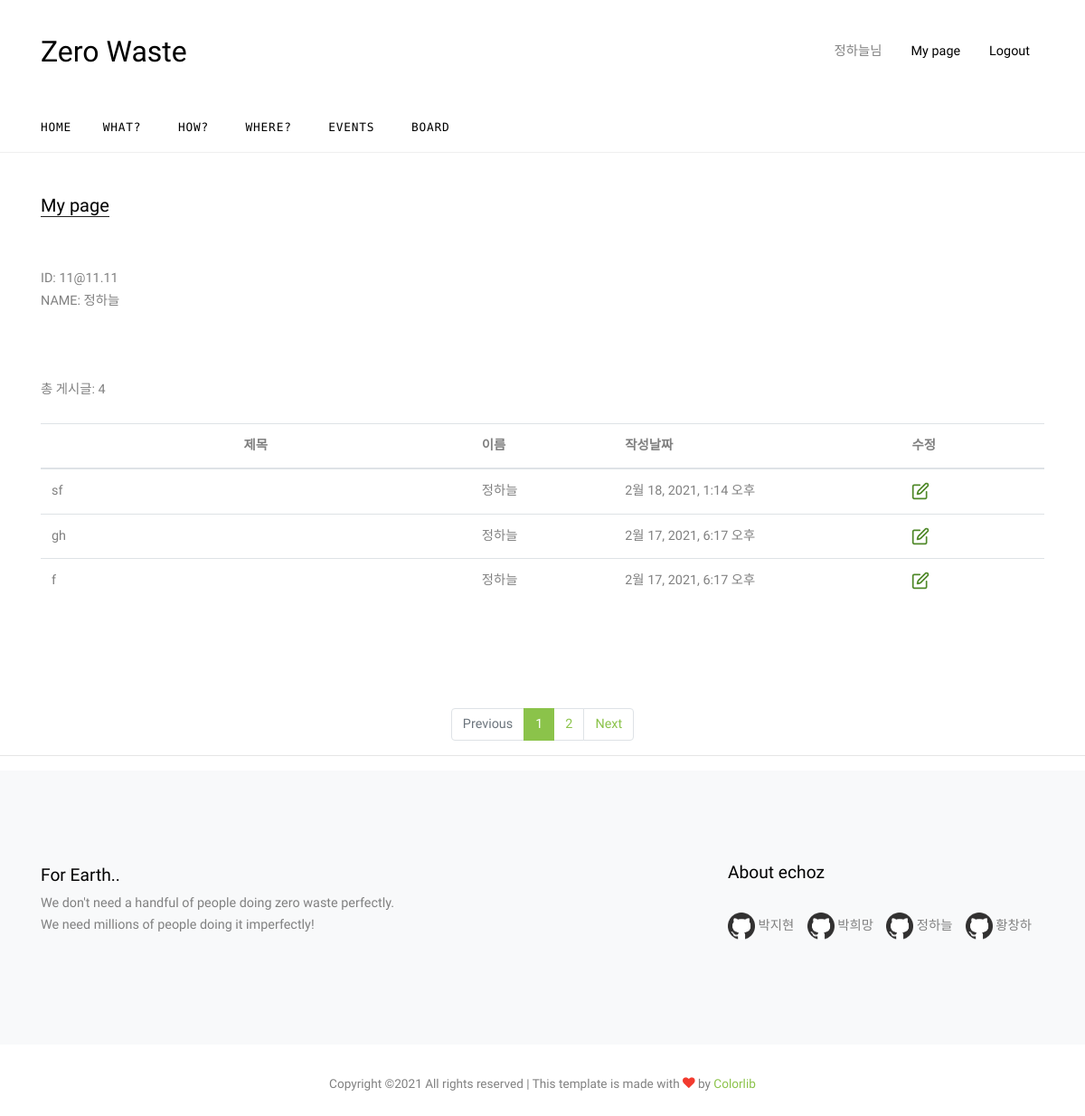
Page /echozapp/mypage/ (signed in) on the earlier database version.
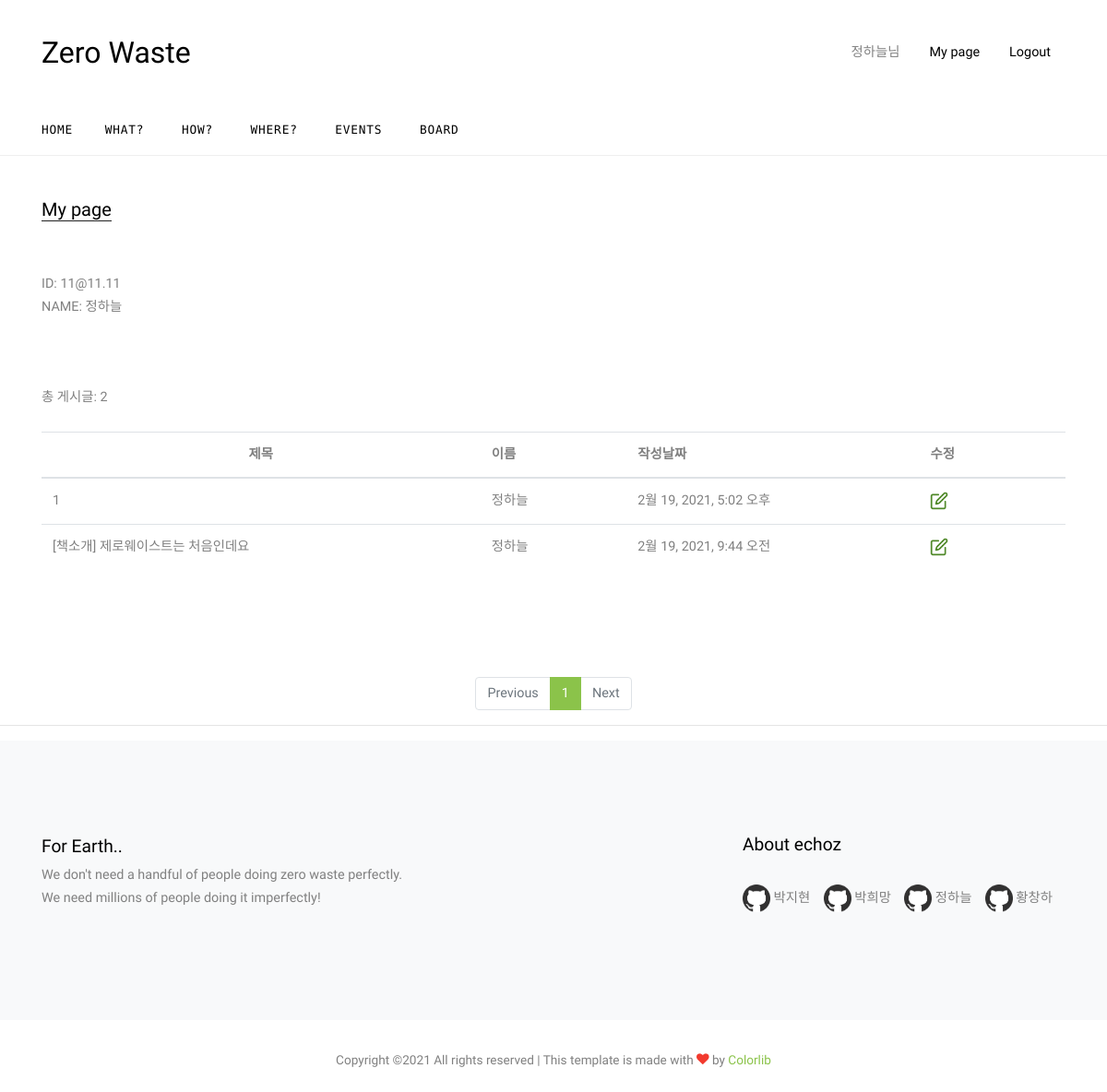
Same page on the later database version.
### echozapp/models.py (models this page shows)
class Post(models.Model):
    author = models.ForeignKey(User, on_delete=models.CASCADE)
    title = models.CharField(max_length=30)
    content = models.TextField()
    writedate = models.DateTimeField(auto_now_add=True)
    count = models.IntegerField(default=0)

### echozapp/views.py (the view)
# urls.py: path('mypage/', views.mypage, name='mypage'),
def mypage(request):
    context= None
    if request.user.is_authenticated:
        author = request.user.id
        user_post=Post.objects.filter(author_id=author)
        user_post = user_post.order_by('-writedate')
        myboardcount = user_post.count()
        page = request.GET.get('page', 1)
        paginator = Paginator(user_post , 3)
        user_postpage = paginator.get_page(page)
        context ={'loginid': request.user.username,'loginuser' : request.user.last_name+request.user.first_name, 'user_post' : user_postpage, 'myboardcount' : myboardcount, 'user_postpage' : user_postpage}
    return render(request, 'mypage.html',context)

### echozapp/templates/mypage.html (shortened to what this page needs)
{% extends 'base.html' %}
{% block content %}
    <div class="site-section">
      <div class="container">
        <div class="row">
          <div class="col-lg-12">
            <div class="section-title mb-5">
              <h2>My page</h2>
            </div>
          </div>
        </div>
        <div class="row">
          <div class="col-lg-12">
            <a>ID:  {{loginid}} </a><br>
            <a>NAME:  {{loginuser}} </a><br><br>
            <a></a><br><br>
          </div>
        </div>
          <div id='userpost' >
          <div>
                총 게시글: {{myboardcount}}
          </div>
            <br>
            <table class="table table-hover">
                <thead>
                    <tr>
                        <th style="width:30%; text-align:center;">제목</th>
                        <th style="width:10%;">이름</th>
                        <th style="width:20%;">작성날짜</th>
                        <th style="width:10%;">수정</th>
                    </tr>
                </thead>
                <tbody>
                 {% for wdata in user_post %}
                <tr>
                    <td onclick="Boardview1({{wdata.id}})"> {{wdata.title}} </td>
                    <td>{{wdata.author.last_name}}{{wdata.author.first_name}}</td>
                    <td >{{wdata.writedate}}</td>
                    {% if wdata.author.username == request.user.username%}
                        <td onclick="update({{ wdata.id }})"><img src="/static/images/edit.png" width="20" height="20"></td>
                    {% endif %}
                </tr>
                {% endfor %}
                </tbody>
            </table>
            </div>
      </div>
    </div>
      <ul class="pagination justify-content-center">
          {% if user_postpage.has_previous %}
            <li class="page-item"><a class="page-link" href="?page={{user_postpage.previous_page_number}}">Previous</a></li>
          {% else %}
            <li class="page-item disabled"><a class="page-link"  tabindex="-1" aria-disabled="true" href="#">Previous</a></li>
          {% endif %}
          {% for page_number in user_postpage.paginator.page_range %}
            {% if page_number == user_postpage.number %}
                <li class="page-item active" aria-current="page"><a class="page-link" href="?page={{page_number}}"> {{page_number}}</a></li>
            {% else %}
                <li class="page-item"><a class="page-link" href="?page={{page_number}}"> {{page_number}}</a></li>
            {% endif%}
          {% endfor %}
          {% if user_postpage.has_next %}
            <li class="page-item"><a class="page-link" href="?page={{user_postpage.next_page_number}}">Next</a></li>
          {% else%}
            <li class="page-item disabled"><a class="page-link"  tabindex="-1" aria-disabled="true" href="#">Next</a></li>
          {% endif %}
      </ul>
      <hr >
{% endblock %}

### teamproject/templates/base.html (shortened to what this page needs)
<!DOCTYPE html>
<html lang="ko">
<head>
  <link rel="stylesheet" href= "/static/fonts/icomoon/style.css">
  <link rel="stylesheet" href="/static/css/bootstrap.min.css">
  <link rel="stylesheet" href="/static/css/jquery-ui.css">
  <link rel="stylesheet" href="/static/css/owl.carousel.min.css">
  <link rel="stylesheet" href="/static/css/owl.theme.default.min.css">
  <link rel="stylesheet" href="/static/css/owl.theme.default.min.css">
  <link rel="stylesheet" href="/static/css/jquery.fancybox.min.css">
  <link rel="stylesheet" href="/static/css/bootstrap-datepicker.css" >
  <link rel="stylesheet" href="/static/fonts/flaticon/font/flaticon.css">
  <link rel="stylesheet" href="/static/css/aos.css">
  <link href="/static/css/jquery.mb.YTPlayer.min.css" media="all" rel="stylesheet" type="text/css">
  <link rel="stylesheet" href="/static/css/style.css">
</head>
<body data-offset="300" data-spy="scroll" data-target=".site-navbar-target">
  <div class="site-wrap">
    <div class="header-top">
      <div class="container">
        <div class="row align-items-center">
          <div class="col-12 col-lg-6 d-flex">
            <a href="/echozapp/index/" class="site-logo">
              Zero Waste
            </a>
          </div>
          <div class="col-12 col-lg-6 ml-auto d-flex">
            <div class="ml-md-auto top-social d-none d-lg-inline-block">
              <ul class="site-menu main-menu js-clone-nav mr-auto d-none pl-0 d-lg-block">
              {% if user.is_authenticated %}
                        <li style="display:inline; float:left;"><a class="nav-link text-left">{{user.last_name}}{{user.first_name}}님</a></li>
                        <li style="display:inline; float:left;"><a href="/echozapp/mypage/" class="nav-link text-left">My page</a></li>
                        <li style="display:inline; float:left;"><a href="/echozapp/logout" class="nav-link text-left">Logout</a></li>
                {% endif %}
              </ul>
            </div>
          </div>
        </div>
      </div>
      <div class="site-navbar py-2 js-sticky-header site-navbar-target d-none pl-0 d-lg-block" role="banner">
      <div class="container">
        <div class="d-flex align-items-center">
          <div class="mr-auto">
            <nav class="site-navigation position-relative text-right" role="navigation">
              <ul class="site-menu main-menu js-clone-nav mr-auto d-none pl-0 d-lg-block">
                <li class="active">
                 <a href="/echozapp/index/" class="nav-link text-left">Home</a>
                </li>
                <li>
                  <a href="/echozapp/What/" class="nav-link text-left">What?</a>
                </li>
                <li>
                  <a href="/echozapp/How/"  class="nav-link text-left">How?</a>
                </li>
                <li>
                  <a href="/echozapp/map/" class="nav-link text-left">Where?</a>
                </li>
                <li>
                    <a href="/echozapp/Events/"   class="nav-link text-left">Events</a>
                </li>
                <li><a href="/echozapp/Board/"   class="nav-link text-left">Board</a></li>
              </ul>
            </nav>
          </div>
        </div>
      </div>
    </div>
    </div>
  </div>
  <div>
{% block content %}
{% endblock %}
  </div>
<div class="site-section subscribe bg-light">
      <div class="container">
        <form action="#" class="row align-items-center">
          <div class="col-md-5 mr-auto">
            <h2>For Earth..</h2>
            <p>We don't need a handful of people doing zero waste perfectly.<br> We need millions of people doing it imperfectly!</p>
          </div>
          <div class="col-md-4 ml-auto">
            <div class="single-footer-widget">
              <h2>About echoz</h2><br>
              <p>
              <a href="https://github.com/jihyun0202" target="_blank">
                <img class="img-fluidid" src="/static/images/github.png" style="width:30px; height:30px;"></a>   박지현  &nbsp&nbsp
              <a href="https://github.com/Heemang221" target="_blank">
                <img class="img-fluidid" src="/static/images/github.png" style="width:30px;height:30px;"></a>   박희망  &nbsp&nbsp
              <a href="https://github.com/HaneulJ" target="_blank">
                <img class="img-fluidid" src="/static/images/github.png" style="width:30px;height:30px;"></a>   정하늘  &nbsp&nbsp
              <a href="https://github.com/HTSPRS" target="_blank">
                <img class="img-fluidid" src="/static/images/github.png" style="width:30px;height:30px;"></a>   황창하 <br>
              </p>
            </div>
          </div>
        </form>
      </div>
    </div>
    <div class="footer">
      <div class="container">
        <div class="row">
          <div class="col-12">
            <div class="copyright">
                <p>
                    Copyright &copy;<script>document.write(new Date().getFullYear());</script> All rights reserved | This template is made with <i class="icon-heart text-danger" aria-hidden="true"></i> by <a href="https://colorlib.com" target="_blank" >Colorlib</a>
                    </p>
            </div>
          </div>
        </div>
      </div>
    </div>
</body>
</html>

### echozapp/static/css/style.css (style rules this page uses)
html { overflow-x: hidden; }
body { line-height: 1.7; color: gray; font-weight: 300; font-size: .9rem; }
a { -webkit-transition: .3s all ease; -o-transition: .3s all ease; transition: .3s all ease; }
h1, h2, h3, h4, h5, .h1, .h2, .h3, .h4, .h5 { font-family: "Cabin", -apple-system, BlinkMacSystemFont, "Segoe UI", Roboto, "Helvetica Neue", Arial, sans-serif, "Apple Color Emoji", "Segoe UI Emoji", "Segoe UI Symbol", "Noto Color Emoji"; }
.site-wrap:before { display: none; -webkit-transition: .3s all ease-in-out; -o-transition: .3s all ease-in-out; transition: .3s all ease-in-out; background: rgba(0, 0, 0, 0.6); content: ""; position: absolute; z-index: 2000; top: 0; left: 0; right: 0; bottom: 0; opacity: 0; visibility: hidden; }
.site-section { padding: 2.5em 0; }
@media (min-width: 768px) { .site-section { padding: 7em 0; } }
.site-logo { font-size: 2rem; color: #000; }
.site-navbar { margin-bottom: 0px; z-index: 1999; width: 100%; background: #fff; font-family: "B612 Mono", monospace; }
.site-navbar .site-navigation .site-menu { margin-left: 0; padding-left: 0; margin-bottom: 0; }
.site-navbar .site-navigation .site-menu .active > a { color: #000; display: inline-block; padding-left: 10px; padding-right: 10px; }
.site-navbar .site-navigation .site-menu a { text-decoration: none !important; display: inline-block; }
.site-navbar .site-navigation .site-menu > li { display: inline-block; }
.site-navbar .site-navigation .site-menu > li:first-child > a { padding-left: 0; }
.site-navbar .site-navigation .site-menu > li > a { text-transform: uppercase; font-size: .8rem; letter-spacing: .05rem; font-weight: 400; display: inline-block; text-decoration: none !important; color: #000; }
.site-mobile-menu .site-nav-wrap { padding: 0; margin: 0; list-style: none; position: relative; }
.site-mobile-menu .site-nav-wrap a { padding: 10px 20px; display: block; position: relative; color: #212529; }
.site-mobile-menu .site-nav-wrap li { position: relative; display: block; }
.site-mobile-menu .site-nav-wrap li.active > a { color: #8bc34a !important; }
.site-mobile-menu .site-nav-wrap > li { display: block; position: relative; float: left; width: 100%; }
.site-mobile-menu .site-nav-wrap > li > a { padding-left: 20px; font-size: 20px; }
.sticky-wrapper .site-navbar { -webkit-transition: .3s all ease; -o-transition: .3s all ease; transition: .3s all ease; border-bottom: 1px solid #efefef; }
.sticky-wrapper .site-navbar .site-menu > li { display: inline-block; }
.sticky-wrapper .site-navbar .site-menu > li.active > a { color: #000; }
.header-top > .container { padding-top: 30px; padding-bottom: 30px; }
.section-title { color: #000; margin-bottom: 50px; }
.section-title h2 { font-size: 20px; font-weight: 400; border-bottom: 1px solid #222; position: relative; display: inline-block; }
.section-title h2:before { position: absolute; content: ""; height: 1px; background: #777; }
.subscribe form h2 { font-size: 1.2rem; color: #000; }
.subscribe form p { font-size: .9rem; }
.footer { font-size: .85rem; text-align: center; padding: 2rem 0; }
.top-social a { color: #000; }

Differences in the rows shown:
removed Post: title "gh", author.last_name "정", author.first_name "하늘", writedate "2월 17, 2021, 6:17 오후"
removed Post: title "f", author.last_name "정", author.first_name "하늘", writedate "2월 17, 2021, 6:17 오후"
added Post: title "1", author.last_name "정", author.first_name "하늘", writedate "2월 19, 2021, 5:02 오후"
changed Post: title "sf" → "[책소개] 제로웨이스트는 처음인데요"; writedate "2월 18, 2021, 1:14 오후" → "2월 19, 2021, 9:44 오전"
Other differences:
{{ myboardcount }}: "4" → "2"
list line gone: "2"
